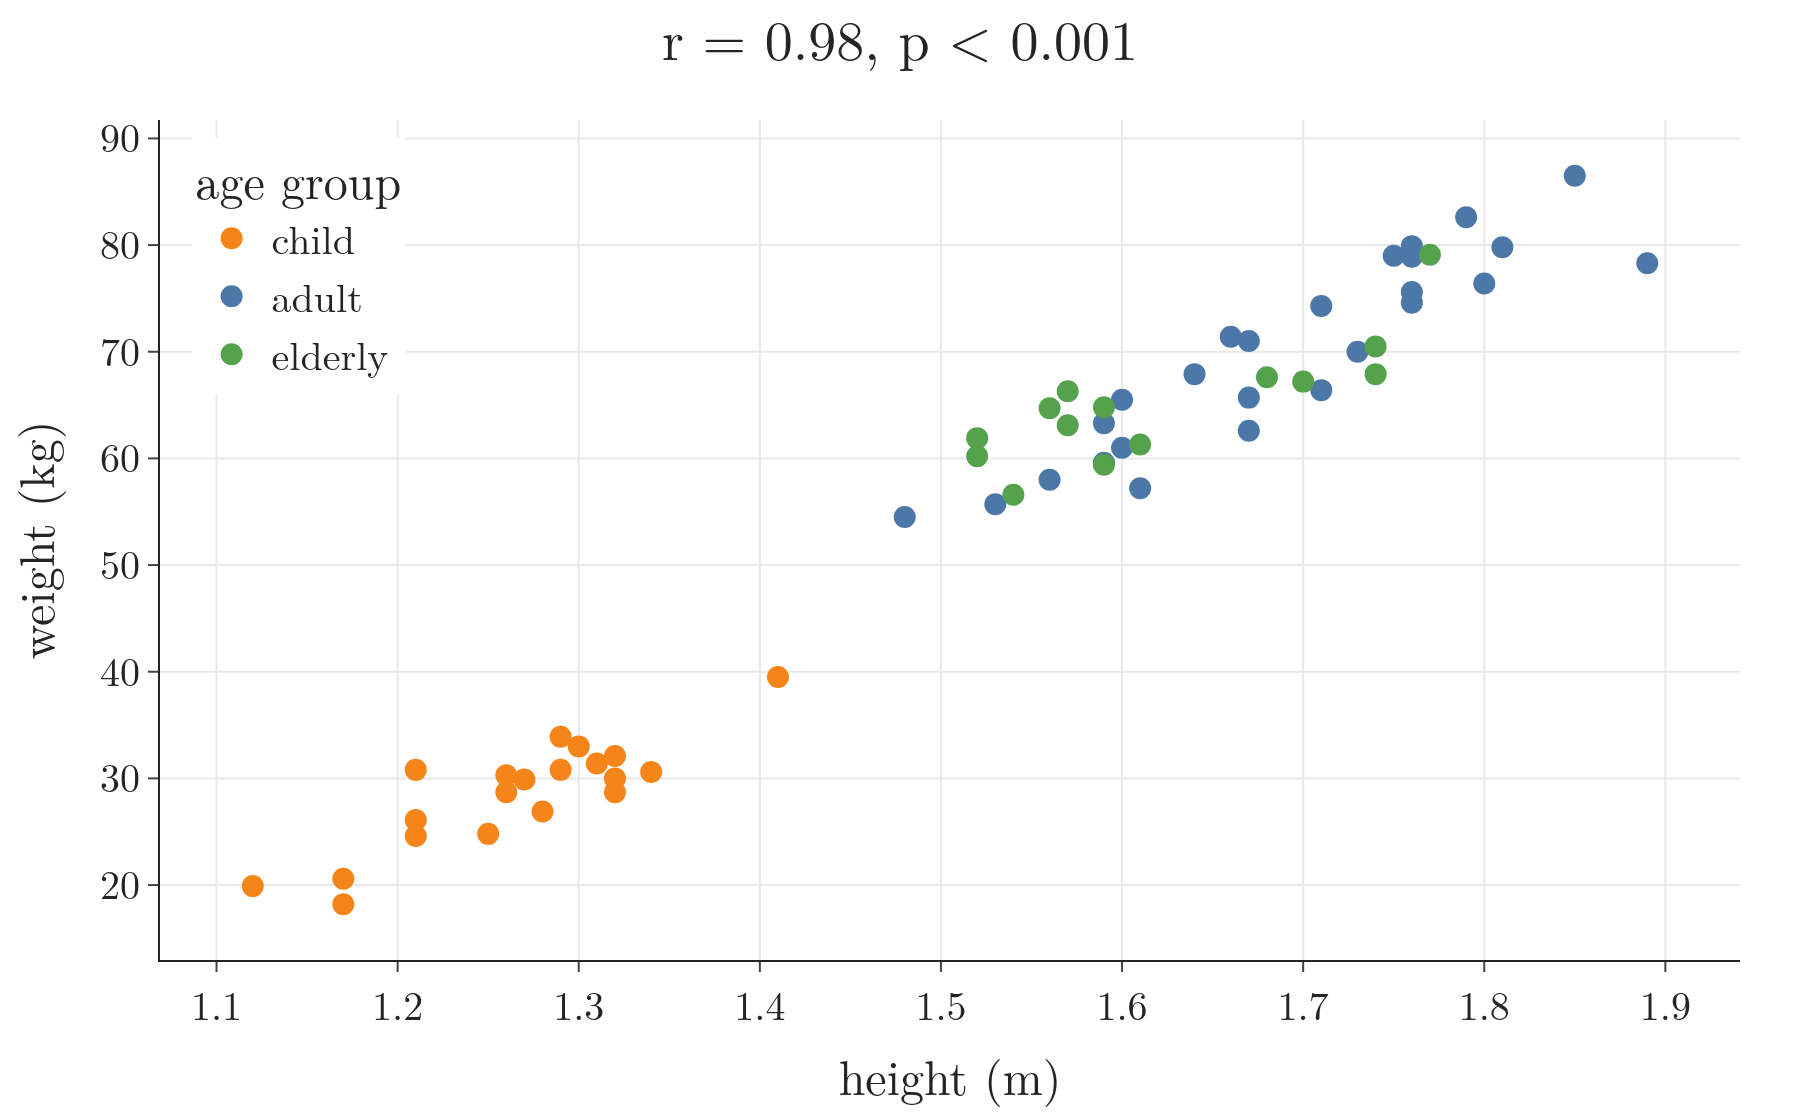

The script that drew this image:
"""Height against weight for the 60 people of data/people.csv, coloured by age group: a strong positive relationship.
Tool: Plotly (a scatter chart)."""
from pathlib import Path
import pandas as pd
import plotly.graph_objects as go
from scipy import stats

here = Path(__file__).parent
people = pd.read_csv(here.parent / "data" / "people.csv")
r, p = stats.pearsonr(people.height, people.weight)
assert round(r, 2) == 0.98 and p < 0.001
fig = go.Figure()
for group, colour in (("child", "#F58518"), ("adult", "#4C78A8"), ("elderly", "#54A24B")):
    g = people[people.age_group == group]
    fig.add_scatter(x=g.height, y=g.weight, mode="markers", name=group, marker=dict(size=11, color=colour))
fig.update_layout(template="simple_white", width=900, height=560, font=dict(family="Latin Modern Roman", size=20),
                  title=dict(text="r = 0.98, p < 0.001", x=0.5), legend=dict(title="age group", x=0.02, y=0.98),
                  xaxis=dict(title="height (m)", showgrid=True), yaxis=dict(title="weight (kg)", showgrid=True),
                  margin=dict(l=80, r=30, t=60, b=70))
fig.write_image(here / "height_weight.png", scale=2)
fig.write_image(here / "height_weight.pdf")
